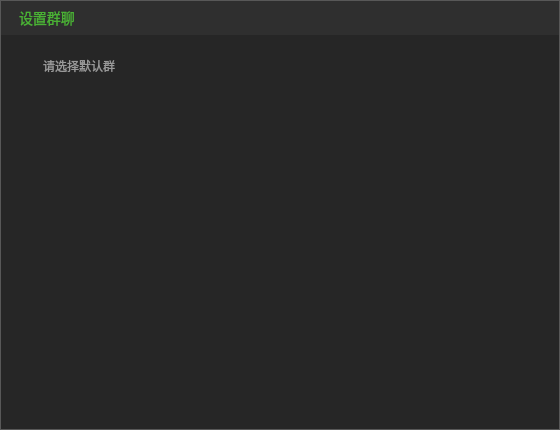
<?xml version="1.0" encoding="UTF-8"?>
<ui version="4.0">
 <class>GroupChatSettingsDlg</class>
 <widget class="QDialog" name="GroupChatSettingsDlg">
  <property name="geometry">
   <rect>
    <x>0</x>
    <y>0</y>
    <width>560</width>
    <height>430</height>
   </rect>
  </property>
  <property name="minimumSize">
   <size>
    <width>560</width>
    <height>430</height>
   </size>
  </property>
  <property name="windowTitle">
   <string>GroupChatSettingsDlg</string>
  </property>
  <property name="styleSheet">
   <string notr="true">#wgt_main{
background:#262626;
border:1px solid #585858;
}</string>
  </property>
  <layout class="QGridLayout" name="gridLayout">
   <property name="leftMargin">
    <number>0</number>
   </property>
   <property name="topMargin">
    <number>0</number>
   </property>
   <property name="rightMargin">
    <number>0</number>
   </property>
   <property name="bottomMargin">
    <number>0</number>
   </property>
   <property name="spacing">
    <number>0</number>
   </property>
   <item row="0" column="0">
    <widget class="QWidget" name="wgt_main" native="true">
     <property name="styleSheet">
      <string notr="true">#wgt_title{
background:#2F2F2F;
}
#label{
font-family:&quot;微软雅黑&quot;;
font-size:12px;
color:#999999;
background:transparent;
padding-left:39px;
}
QTableWidget{
border:none;
background:transparent;
padding-left:39px;
}
#btn_confirm{
background:transparent;
background-image: url(:/TQLive/images/btn_confirm.png);
background-repeat:no-repeat;
border:none;
}
#btn_confirm:hover{
background-image: url(:/TQLive/images/btn_confirm_hover.png);
}
#btn_confirm:pressed{
margin:1px;
padding:1px;
}
#btn_cancel{
background:transparent;
background-image: url(:/TQLive/images/btn_cancel.png);
background-repeat:no-repeat;
border:none;
}
#btn_cancel:hover{
background-image: url(:/TQLive/images/btn_cancel_hover.png);
}
#btn_cancel:pressed{
margin:1px;
padding:1px;
}</string>
     </property>
     <layout class="QVBoxLayout" name="verticalLayout">
      <property name="spacing">
       <number>22</number>
      </property>
      <property name="leftMargin">
       <number>1</number>
      </property>
      <property name="topMargin">
       <number>1</number>
      </property>
      <property name="rightMargin">
       <number>1</number>
      </property>
      <property name="bottomMargin">
       <number>20</number>
      </property>
      <item>
       <widget class="QWidget" name="wgt_title" native="true">
        <property name="minimumSize">
         <size>
          <width>0</width>
          <height>34</height>
         </size>
        </property>
        <property name="maximumSize">
         <size>
          <width>16777215</width>
          <height>34</height>
         </size>
        </property>
        <property name="styleSheet">
         <string notr="true">#lbl_title{
font-family:&quot;微软雅黑&quot;;
font-size:14px;
color:#4AB134;
background:transparent;
}
#btn_close{
background:transparent;
background-image: url(:/TQLive/images/pb_close_pressed.png);
background-repeat:no-repeat;
border:none;
}
#btn_close:hover{
background-image: url(:/TQLive/images/pb_close_normal.png);
}
#btn_close:pressed{
margin:1px;
padding:1px;
}</string>
        </property>
        <layout class="QHBoxLayout" name="horizontalLayout_2">
         <property name="spacing">
          <number>0</number>
         </property>
         <property name="leftMargin">
          <number>18</number>
         </property>
         <property name="topMargin">
          <number>0</number>
         </property>
         <property name="rightMargin">
          <number>9</number>
         </property>
         <property name="bottomMargin">
          <number>0</number>
         </property>
         <item>
          <widget class="QLabel" name="lbl_title">
           <property name="text">
            <string>设置群聊</string>
           </property>
          </widget>
         </item>
         <item>
          <widget class="QPushButton" name="btn_close">
           <property name="minimumSize">
            <size>
             <width>12</width>
             <height>13</height>
            </size>
           </property>
           <property name="maximumSize">
            <size>
             <width>12</width>
             <height>13</height>
            </size>
           </property>
           <property name="text">
            <string/>
           </property>
          </widget>
         </item>
        </layout>
       </widget>
      </item>
      <item>
       <widget class="QLabel" name="label">
        <property name="text">
         <string>请选择默认群</string>
        </property>
       </widget>
      </item>
      <item>
       <widget class="QTableWidget" name="tableWidget">
        <property name="horizontalScrollBarPolicy">
         <enum>Qt::ScrollBarAlwaysOff</enum>
        </property>
        <property name="selectionMode">
         <enum>QAbstractItemView::NoSelection</enum>
        </property>
        <property name="showGrid">
         <bool>false</bool>
        </property>
        <attribute name="horizontalHeaderVisible">
         <bool>false</bool>
        </attribute>
        <attribute name="verticalHeaderVisible">
         <bool>false</bool>
        </attribute>
       </widget>
      </item>
      <item>
       <layout class="QHBoxLayout" name="horizontalLayout">
        <property name="spacing">
         <number>20</number>
        </property>
        <property name="leftMargin">
         <number>20</number>
        </property>
        <property name="rightMargin">
         <number>20</number>
        </property>
        <item>
         <spacer name="horizontalSpacer">
          <property name="orientation">
           <enum>Qt::Horizontal</enum>
          </property>
          <property name="sizeHint" stdset="0">
           <size>
            <width>40</width>
            <height>20</height>
           </size>
          </property>
         </spacer>
        </item>
        <item>
         <widget class="QPushButton" name="btn_confirm">
          <property name="minimumSize">
           <size>
            <width>82</width>
            <height>26</height>
           </size>
          </property>
          <property name="maximumSize">
           <size>
            <width>82</width>
            <height>26</height>
           </size>
          </property>
          <property name="text">
           <string/>
          </property>
         </widget>
        </item>
        <item>
         <widget class="QPushButton" name="btn_cancel">
          <property name="minimumSize">
           <size>
            <width>82</width>
            <height>26</height>
           </size>
          </property>
          <property name="maximumSize">
           <size>
            <width>82</width>
            <height>26</height>
           </size>
          </property>
          <property name="text">
           <string/>
          </property>
         </widget>
        </item>
       </layout>
      </item>
     </layout>
    </widget>
   </item>
  </layout>
 </widget>
 <layoutdefault spacing="6" margin="11"/>
 <resources>
  <include location="TQLive.qrc"/>
 </resources>
 <connections/>
</ui>
